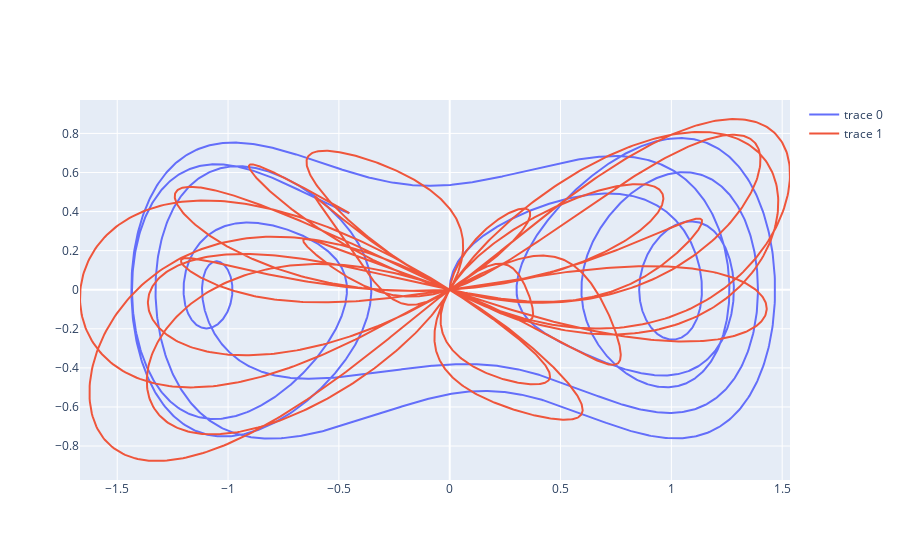

Source (notebook cell):
### Code cell
stateA0 = asarray([0,0])
stateB0 = asarray([0,0])
stateA,stateB = simulation.evolveAB(dufffingOscillator,dufffingOscillator,stateA0,stateB0,couplingB=coupling,time=time,delTime=delTime)

### Figure 1 — Plotly figure (JSON) as saved in the notebook; plotly's stock layout.template omitted (floating-point values rounded to 4 significant figures; data arrays with more than 128 entries replaced by an {"elided": "..."} marker saying what was removed)
{"data": [{"mode": "lines", "type": "scatter", "x": {"elided": "5000 float values"}, "y": {"elided": "5000 float values"}}, {"mode": "lines", "type": "scatter", "x": {"elided": "5000 float values"}, "y": {"elided": "5000 float values"}}], "layout": {}}
